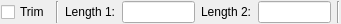
<?xml version="1.0" encoding="UTF-8"?>
<ui version="4.0" stdsetdef="1">
  <resources><include location="png/icons.qrc"/></resources><author></author>
  <comment></comment>
  <exportmacro></exportmacro>
  <class>QG_BevelOptions</class>
  <widget class="QWidget" name="QG_BevelOptions">
    <property name="geometry">
      <rect>
        <x>0</x>
        <y>0</y>
        <width>341</width>
        <height>24</height>
      </rect>
    </property>
    <property name="sizePolicy">
      <sizepolicy>
        <hsizetype>4</hsizetype>
        <vsizetype>0</vsizetype>
        <horstretch>0</horstretch>
        <verstretch>0</verstretch>
      </sizepolicy>
    </property>
    <property name="minimumSize">
      <size>
        <width>341</width>
        <height>22</height>
      </size>
    </property>
    <property name="maximumSize">
      <size>
        <width>400</width>
        <height>32767</height>
      </size>
    </property>
    <property name="windowTitle">
      <string>Bevel Options</string>
    </property>
    <property name="toolTip" stdset="0">
      <string/>
    </property>
    <layout class="QHBoxLayout">
      <property name="margin">
        <number>1</number>
      </property>
      <item>
        <widget class="QCheckBox" name="cbTrim">
          <property name="text">
            <string>Trim</string>
          </property>
          <property name="toolTip" stdset="0">
            <string>Check to trim both entities to the bevel</string>
          </property>
        </widget>
      </item>
      <item>
        <widget class="Line" name="sep1_2">
          <property name="sizePolicy">
            <sizepolicy>
              <hsizetype>0</hsizetype>
              <vsizetype>1</vsizetype>
              <horstretch>0</horstretch>
              <verstretch>0</verstretch>
            </sizepolicy>
          </property>
          <property name="frameShape">
            <enum>QFrame::VLine</enum>
          </property>
          <property name="frameShadow">
            <enum>QFrame::Sunken</enum>
          </property>
        </widget>
      </item>
      <item>
        <widget class="QLabel" name="lLength1">
          <property name="text">
            <string>Length 1:</string>
          </property>
          <property name="wordWrap">
            <bool>false</bool>
          </property>
        </widget>
      </item>
      <item>
        <widget class="QLineEdit" name="leLength1"/>
      </item>
      <item>
        <widget class="QLabel" name="lLength2">
          <property name="text">
            <string>Length 2:</string>
          </property>
          <property name="wordWrap">
            <bool>false</bool>
          </property>
        </widget>
      </item>
      <item>
        <widget class="QLineEdit" name="leLength2"/>
      </item>
      <item>
        <widget class="Line" name="sep1">
          <property name="sizePolicy">
            <sizepolicy>
              <hsizetype>0</hsizetype>
              <vsizetype>1</vsizetype>
              <horstretch>0</horstretch>
              <verstretch>0</verstretch>
            </sizepolicy>
          </property>
          <property name="frameShape">
            <enum>QFrame::VLine</enum>
          </property>
          <property name="frameShadow">
            <enum>QFrame::Sunken</enum>
          </property>
        </widget>
      </item>
    </layout>
  </widget>
  <layoutdefault spacing="6" margin="11"/>
  <pixmapfunction>qPixmapFromMimeSource</pixmapfunction>
  <includes>
    <include location="local">rs_line.h</include>
    <include location="local">rs_settings.h</include>
    <include location="local">rs_modification.h</include>
    <include location="local">rs_actionmodifybevel.h</include>
  </includes>
  <connections>
    <connection>
      <sender>leLength1</sender>
      <signal>textChanged(QString)</signal>
      <receiver>QG_BevelOptions</receiver>
      <slot>updateData()</slot>
    </connection>
    <connection>
      <sender>cbTrim</sender>
      <signal>toggled(bool)</signal>
      <receiver>QG_BevelOptions</receiver>
      <slot>updateData()</slot>
    </connection>
    <connection>
      <sender>leLength2</sender>
      <signal>textChanged(QString)</signal>
      <receiver>QG_BevelOptions</receiver>
      <slot>updateData()</slot>
    </connection>
  </connections>
</ui>
